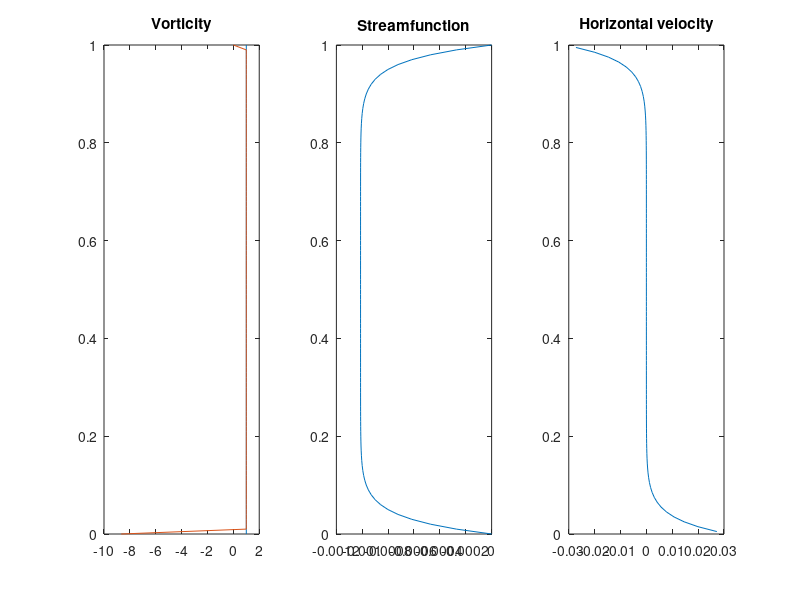

Write the MATLAB code that produced this figure.

% clear;
% close all;

Lz = 1;
dz = 0.01;
Nr = round(Lz/dz)+1;
% z0 = (rand(1,Nr)-0.5);
z0 = ones(1,Nr);
% z0 = [1:Nr];
zz = 0:dz:((Nr-1)*dz);


m1km = 1000;
lambda = 0.1*m1km;
H = 500;
delta = H;
kx = 2*pi/(lambda/delta)
C = -kx^2*dz^2-2;

p0 = zeros(1,Nr);

An = zeros(Nr-2,Nr-2); %%% Matrix
Dn = z0(2:Nr-1)'*dz^2;
An(1,1)=C;An(1,2)=1;
An(Nr-2,Nr-3)=1;An(Nr-2,Nr-2)=C;
for n=2:Nr-3
    An(n,n-1)=1;
    An(n,n)=C;
    An(n,n+1)=1;
end
det_An = det(An);
for n=1:Nr-2
    Bn = An;
    Bn(:,n) = Dn;
    det_Bn = det(Bn);
    p0(n+1) = det_Bn/det_An;
end

%%% Boundary condition:
    p0(1)=0;
    p0(Nr)=0;   

    dpsidz = zeros(1,Nr);
    d2psidz2 = zeros(1,Nr);

for m = 2:Nr-1
    dpsidz(m)   = (p0(m+1)-p0(m-1))/2/dz;
    d2psidz2(m) = (p0(m-1)-2*p0(m)+p0(m+1))/dz^2;
end

z0_fromp0 = d2psidz2 - kx^2*p0; 
z0_fromp0(1) = 3/dz^2*p0(2)-1/2*z0(2); % Woods (1954) boundary condition for extrapolation

u=-diff(p0)/dz;

figure(1)
subplot(1,3,1)
plot(z0,zz);title('Vorticity')
hold on;plot(z0_fromp0,zz);hold off
subplot(1,3,2)
plot(p0,zz);title('Streamfunction')
subplot(1,3,3)
plot(u,0.5*(zz(1:end-1)+zz(2:end)));title('Horizontal velocity')
